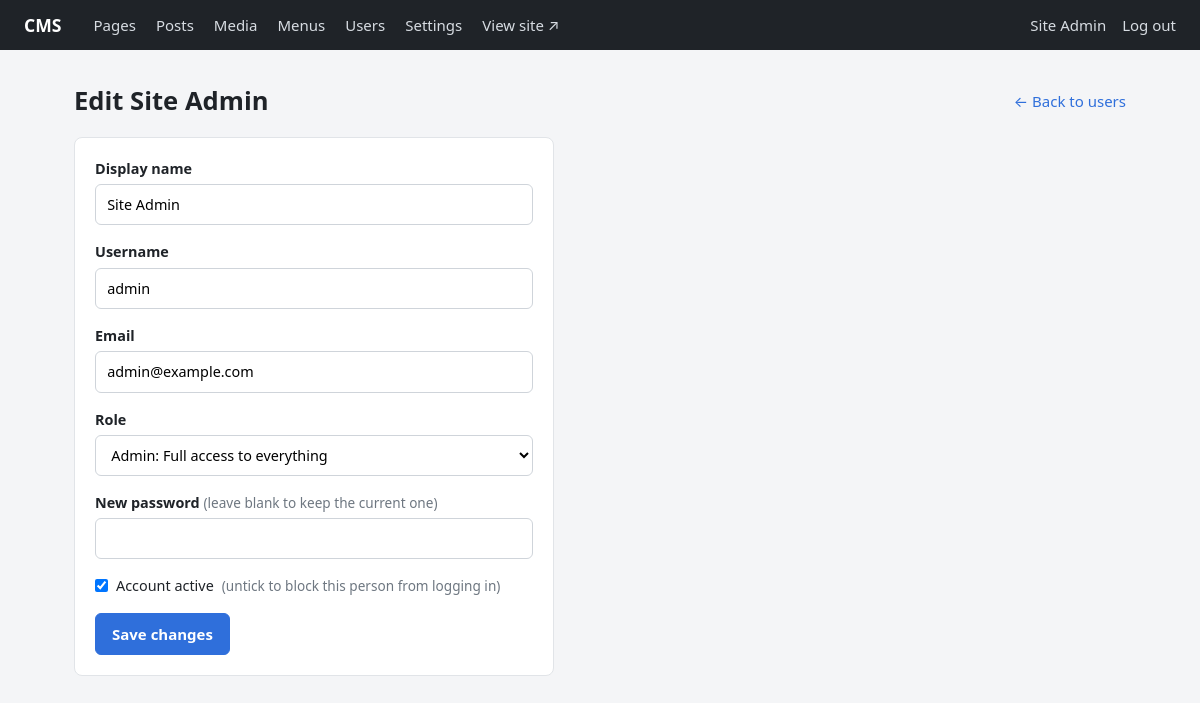
/admin/users/1 (signed in), run on the app's committed database.
### tables this page shows
CREATE TABLE users (
    id            INTEGER PRIMARY KEY,
    email         TEXT NOT NULL UNIQUE COLLATE NOCASE,
    username      TEXT NOT NULL UNIQUE COLLATE NOCASE,
    password_hash TEXT NOT NULL,
    display_name  TEXT,
    bio           TEXT,
    avatar_id     INTEGER REFERENCES media(id) ON DELETE SET NULL,
    role_id       INTEGER NOT NULL REFERENCES roles(id),
    is_active     INTEGER NOT NULL DEFAULT 1 CHECK (is_active IN (0, 1)),
    last_login_at TEXT,
    created_at    TEXT NOT NULL DEFAULT (datetime('now')),
    updated_at    TEXT NOT NULL DEFAULT (datetime('now'))
);

### app.py (the view, shortened to what this page needs)
@app.route("/admin/users/new", methods=["GET", "POST"])
@app.route("/admin/users/<int:user_id>", methods=["GET", "POST"])
@role_required("admin")
def user_edit(user_id=None):
    db = get_db()
    target = user_id and (db.execute("SELECT * FROM users WHERE id = ?", (user_id,)).fetchone() or abort(404))
    roles = db.execute("SELECT * FROM roles ORDER BY id").fetchall()
    return render_template("admin/user_edit.html", target=target, user_id=user_id, roles=roles)

### app.py (called while the page is built)
def get_db() -> sqlite3.Connection:
    if "db" not in g:
        if not DB_PATH.exists():
            raise RuntimeError("Database not found. Run: python db/init_db.py")
        g.db = sqlite3.connect(DB_PATH)
        g.db.row_factory = sqlite3.Row
        g.db.execute("PRAGMA foreign_keys = ON")
    return g.db

def get_settings() -> dict:
    return {r["key"]: r["value"] for r in get_db().execute("SELECT key, value FROM settings")}

def current_user():
    if "user" not in g:
        uid = session.get("user_id")
        g.user = uid and get_db().execute(
            "SELECT u.*, r.name AS role FROM users u JOIN roles r ON r.id = u.role_id "
            "WHERE u.id = ? AND u.is_active = 1", (uid,)).fetchone()
    return g.user

def has_role(min_role: str) -> bool:
    user = current_user()
    return bool(user) and ROLE_LEVEL.get(user["role"], -1) >= ROLE_LEVEL[min_role]

def login_required(view):
    @wraps(view)
    def wrapped(*args, **kwargs):
        if not current_user():
            return redirect(url_for("login", next=request.path))
        return view(*args, **kwargs)
    return wrapped

def role_required(min_role: str):
    def decorator(view):
        @wraps(view)
        @login_required
        def wrapped(*args, **kwargs):
            if not has_role(min_role):
                abort(403)
            return view(*args, **kwargs)
        return wrapped
    return decorator

@app.before_request
def csrf_protect():
    if request.method == "POST":
        token = session.get("csrf_token")
        sent = request.form.get("csrf_token") or request.headers.get("X-CSRF-Token", "")
        if not token or not hmac.compare_digest(token, sent):
            abort(400, "Invalid form token. Go back, refresh the page and try again.")

@app.context_processor
def inject_globals():
    if "csrf_token" not in session:
        session["csrf_token"] = secrets.token_hex(16)
    return {"csrf_token": session["csrf_token"], "user": current_user(),
            "has_role": has_role, "can_edit": can_edit, "can_create": can_create,
            "media_url": media_url}

def load_menu(location):
    return get_db().execute(
        "SELECT i.label, i.url, p.slug, p.type FROM menu_items i JOIN menus m ON m.id = i.menu_id "
        "LEFT JOIN posts p ON p.id = i.post_id WHERE m.location = ? "
        "AND (p.id IS NULL OR p.status = 'published') ORDER BY i.sort_order, i.id", (location,)).fetchall()

### templates/admin/user_edit.html (shortened to what this page needs)
{% extends "admin/base.html" %}
{% set is_new = not user_id %}
{% block content %}
<div class="head">
  <h1>{{ 'New user' if is_new else 'Edit ' ~ (target.display_name or target.username) }}</h1>
  <a href="{{ url_for('users') }}">← Back to users</a>
</div>
{% set active = (target.is_active|string in ['1', 'on']) if target else true %}
<form method="post" class="card narrow">
  <label>Display name <input name="display_name" value="{{ target.display_name if target and target.display_name }}"></label>
  <label>Username <input name="username" value="{{ target.username if target }}" required pattern="[A-Za-z0-9_.\-]{3,30}"></label>
  <label>Email <input name="email" type="email" value="{{ target.email if target }}" required></label>
  <label>Role
    <select name="role_id">
      {% for r in roles %}
        <option value="{{ r.id }}" {{ 'selected' if (target and target.role_id|string == r.id|string) or (not target and r.name == 'author') }}>
          {{ r.name|capitalize }}: {{ r.description }}</option>
      {% endfor %}
    </select>
  </label>
  <label>{{ 'Password' if is_new else 'New password' }}
    {% if not is_new %}<span class="muted small">(leave blank to keep the current one)</span>{% endif %}
    <input name="password" type="password" minlength="8" {{ 'required' if is_new }} autocomplete="new-password"></label>
  <label class="checkbox"><input type="checkbox" name="is_active" value="1" {{ 'checked' if active }}>
    Account active <span class="muted small">(untick to block this person from logging in)</span></label>
  <button class="primary">{{ 'Create user' if is_new else 'Save changes' }}</button>
</form>
{% endblock %}

### templates/admin/base.html (shortened to what this page needs)
<!doctype html>
<html lang="en">
<head>
  <link rel="stylesheet" href="{{ url_for('static', filename='admin.css') }}">
</head>
<body>
  {% if user %}
  <header class="topbar">
    <a class="brand" href="{{ url_for('dashboard') }}">CMS</a>
    <nav>
      <a href="{{ url_for('dashboard', type='page') }}">Pages</a>
      <a href="{{ url_for('dashboard', type='post') }}">Posts</a>
      <a href="{{ url_for('media') }}">Media</a>
      {% if has_role('editor') %}<a href="{{ url_for('menus') }}">Menus</a>{% endif %}
      {% if has_role('admin') %}
        <a href="{{ url_for('users') }}">Users</a>
        <a href="{{ url_for('settings') }}">Settings</a>
      {% endif %}
      <a href="{{ url_for('home') }}" target="_blank">View site ↗</a>
    </nav>
    <div class="who">
      <a href="{{ url_for('account') }}">{{ user.display_name or user.username }}</a>
      <form method="post" action="{{ url_for('logout') }}">
        <button class="link">Log out</button>
      </form>
    </div>
  </header>
  {% endif %}
  <main class="{% block main_class %}container{% endblock %}">
    {% block content %}{% endblock %}
  </main>
</body>
</html>

### static/admin.css (style rules this page uses)
* { box-sizing: border-box; }
body { margin: 0; font: 15px/1.5 system-ui, -apple-system, "Segoe UI", sans-serif; background: #f4f5f7; color: #1f2328; }
a { color: #2f6fdb; text-decoration: none; }
h1 { font-size: 1.6rem; margin: 0 0 1rem; }
.topbar { display: flex; align-items: center; gap: 2rem; padding: .75rem 1.5rem; background: #1f2328; color: #fff; }
.topbar a { color: #d7dce2; }
.topbar .brand { font-weight: 700; color: #fff; font-size: 1.1rem; }
.topbar nav { display: flex; gap: 1.25rem; flex: 1; }
.topbar .who { display: flex; gap: 1rem; align-items: center; }
.topbar .who button { color: #d7dce2; }
.container { max-width: 1100px; margin: 2rem auto; padding: 0 1.5rem; }
.head { display: flex; justify-content: space-between; align-items: center; margin-bottom: 1rem; }
.head h1 { margin: 0; }
.card { background: #fff; border: 1px solid #e1e4e8; border-radius: 8px; padding: 1.25rem; margin-bottom: 1rem; }
.narrow { max-width: 480px; }
label { display: block; margin-bottom: 1rem; font-weight: 600; font-size: .9rem; }
input, select, textarea { display: block; width: 100%; margin-top: .3rem; padding: .55rem .7rem; font: inherit; font-weight: 400; border: 1px solid #cfd4da; border-radius: 6px; background: #fff; }
button, .button { display: inline-block; padding: .55rem 1rem; font: inherit; font-weight: 600; border-radius: 6px; border: 1px solid #cfd4da; background: #fff; color: #1f2328; cursor: pointer; }
.primary { background: #2f6fdb; border-color: #2f6fdb; color: #fff; }
button.link { background: none; border: 0; padding: 0; color: #2f6fdb; font-weight: 400; }
.muted { color: #6e7781; font-weight: 400; }
.small { font-size: .85rem; }
label.checkbox { display: flex; align-items: center; gap: .5rem; font-weight: 400; }
label.checkbox input { width: auto; margin: 0; }

### data on the page
users: display_name "Site Admin", display_name "Edit Site Admin", username "admin", email "admin@example.com"

### other printed values
{{ 'Password' if is_new else 'New password' }} "New password"
{{ 'Create user' if is_new else 'Save changes' }} "Save changes"
form field role_id "Admin: Full access to everything"
